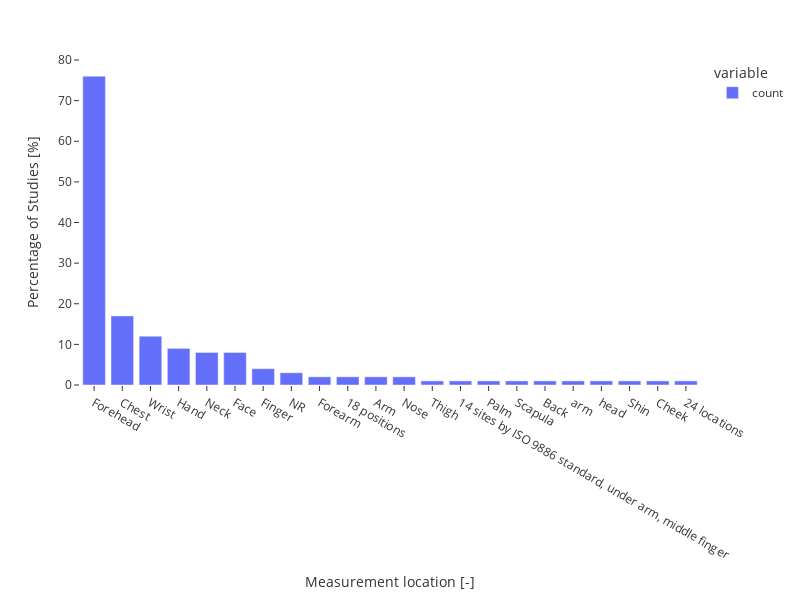

Notebook code for this chart:
### Code cell
skin_temperature = df.loc[df["physio-parameter"] == "Skin temperature"]
location_counts = skin_temperature["physio-body-site"].value_counts()

fig = px.bar(
    location_counts,
)

fig.update_layout(
    xaxis_title="Measurement location [-]",
    yaxis_title="Percentage of Studies [%]",
    height=600,
    width=800,
    template=CHART_LAYOUT.template.value,
)

fig.show()

# TK: This column obviously needs some cleaning up, I prefer to have every entry in lower case
# Also, I think we should remove the "NR" entries and list them separately

### Figure 1 — Plotly figure (JSON) as saved in the notebook; plotly's stock layout.template omitted (floating-point values rounded to 4 significant figures)
{"data": [{"alignmentgroup": "True", "hovertemplate": "variable=count<br>physio-body-site=%{x}<br>value=%{y}<extra></extra>", "legendgroup": "count", "marker": {"color": "#636efa", "pattern": {"shape": ""}}, "name": "count", "offsetgroup": "count", "orientation": "v", "showlegend": true, "textposition": "auto", "type": "bar", "x": ["Forehead", "Chest", "Wrist", "Hand", "Neck", "Face", "Finger", "NR", "Forearm", "18 positions", "Arm", "Nose", "Thigh", "14 sites by ISO 9886 standard, under arm, middle finger", "Palm", "Scapula", "Back", "arm", "head", "Shin", "Cheek", "24 locations"], "xaxis": "x", "y": [76, 17, 12, 9, 8, 8, 4, 3, 2, 2, 2, 2, 1, 1, 1, 1, 1, 1, 1, 1, 1, 1], "yaxis": "y"}], "layout": {"barmode": "relative", "height": 600, "legend": {"title": {"text": "variable"}, "tracegroupgap": 0}, "margin": {"t": 60}, "width": 800, "xaxis": {"anchor": "y", "domain": [0, 1], "title": {"text": "Measurement location [-]"}}, "yaxis": {"anchor": "x", "domain": [0, 1], "title": {"text": "Percentage of Studies [%]"}}}}
